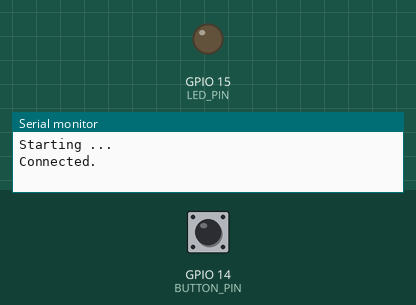
The sketch below on a simulated ESP8266 (NodeMCU). On the bench: output pins drawn as LEDs (lit = HIGH), the last lines printed to the serial monitor. The inputs (shaded band) are chosen by the test bench; at power-on: GPIO 14 (BUTTON_PIN) LOW. WiFi joins after 1.5 s; servers stay silent unless stated.

Above: at 4.7 s.
4.8 s: GPIO 14 (BUTTON_PIN) pulled HIGH for 0.15 s
At 4.9 s:
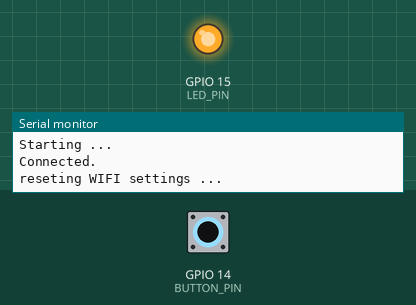
Timing chart, 0 to 12.7 s (numbered marks = the images above; inputs shaded):
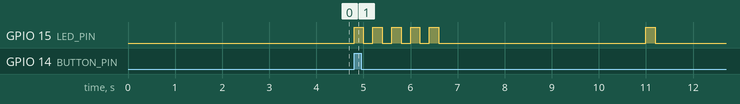

The sketch:

idd.ino
```cpp
/*
Internet Down Detector
By Fernando Garcia (fg1998) 2022

"All these words are yours, except Europa
 Attempt no landing there
 use them together
 use then in peace"
*/

#include <WiFiManager.h>  // https://github.com/tzapu/WiFiManager
#include <ESP8266Ping.h>  // https://github.com/dancol90/ESP8266Ping
#include <BlockNot.h>     // https://github.com/EasyG0ing1/BlockNot


#define LED_PIN 15
#define BUTTON_PIN 14

WiFiManager wifiManager;

BlockNot internetCheck(10, SECONDS);

void resetButtonPressed() {
  Serial.println("reseting WIFI settings ...");
  blink(5);
  wifiManager.resetSettings();
}


void setup() {
  Serial.begin(9600);
  Serial.println("Starting ...");
  blink(5);

  pinMode(LED_PIN, OUTPUT);
  //pinMode(BUTTON_PIN, INPUT);

  wifiManager.autoConnect("IDDAP");

  Serial.println("Connected.");


}

void loop() {


  if(digitalRead(BUTTON_PIN) == HIGH)
    resetButtonPressed();

  if (internetCheck.TRIGGERED) {
    bool ret = Ping.ping("www.google.com");
    if(ret){
      Serial.println("ok");
      blink(1);
    }
    else
    {
      Serial.println("fail");
      blink(2);
    }
  }


}


void blink(int qt){
  digitalWrite(LED_PIN, LOW);
  for(int i=0; i<qt; i++){
    digitalWrite(LED_PIN, HIGH);
    delay(200);
    digitalWrite(LED_PIN, LOW);
    delay(200);
  }
}
```
